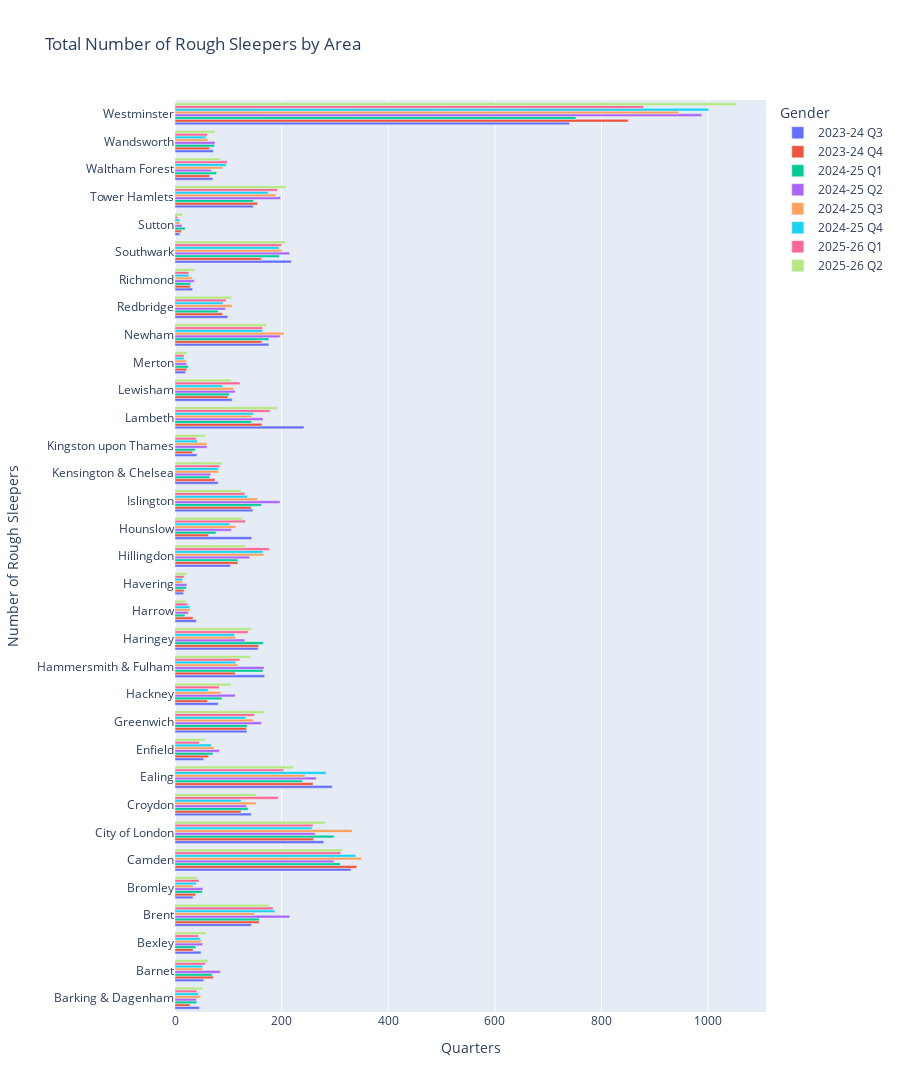

Here is the notebook cell this chart was saved with:
### Markdown cell above
### Clustered Horizontal Bar Chart of Rough Sleepers Grouped by Area Council

### Code cell
#show a clustered horizontal bar chart for the total number of rough sleepers by area for each quarter
import plotly.express as px
fig = px.bar(
    tot_rs_new,
    x=tot_rs_new.columns[1:],  # All quarter columns
    y='Area',
    orientation='h',
    title='Total Number of Rough Sleepers by Area for Each Quarter',
    labels={'value': 'Number of Rough Sleepers', 'Area': 'Area Council'},
    barmode='group'  # Clustered bars
)
# Increase the height of the plot for better readability
import plotly.express as px
fig.update_layout(
    title='Total Number of Rough Sleepers by Area',
    xaxis_title='Quarters',
    yaxis_title='Number of Rough Sleepers',
    barmode='group',       # Clustered bars
    height=2000,            # <--- CHANGE THIS VALUE    
    legend_title='Gender'
)
fig.show()

### Figure 1 — Plotly figure (JSON) as saved in the notebook; plotly's stock layout.template omitted (floating-point values rounded to 4 significant figures)
{"data": [{"alignmentgroup": "True", "hovertemplate": "variable=2023-24 Q3<br>Number of Rough Sleepers=%{x}<br>Area Council=%{y}<extra></extra>", "legendgroup": "2023-24 Q3", "marker": {"color": "#636efa", "pattern": {"shape": ""}}, "name": "2023-24 Q3", "offsetgroup": "2023-24 Q3", "orientation": "h", "showlegend": true, "textposition": "auto", "type": "bar", "x": [46, 54, 49, 143, 34, 330, 279, 143, 295, 54, 135, 81, 168, 156, 40, 16, 104, 144, 146, 81, 41, 242, 107, 20, 176, 99, 33, 218, 9, 147, 71, 72, 740], "xaxis": "x", "y": ["Barking & Dagenham", "Barnet", "Bexley", "Brent", "Bromley", "Camden", "City of London", "Croydon", "Ealing", "Enfield", "Greenwich", "Hackney", "Hammersmith & Fulham", "Haringey", "Harrow", "Havering", "Hillingdon", "Hounslow", "Islington", "Kensington & Chelsea", "Kingston upon Thames", "Lambeth", "Lewisham", "Merton", "Newham", "Redbridge", "Richmond", "Southwark", "Sutton", "Tower Hamlets", "Waltham Forest", "Wandsworth", "Westminster"], "yaxis": "y"}, {"alignmentgroup": "True", "hovertemplate": "variable=2023-24 Q4<br>Number of Rough Sleepers=%{x}<br>Area Council=%{y}<extra></extra>", "legendgroup": "2023-24 Q4", "marker": {"color": "#EF553B", "pattern": {"shape": ""}}, "name": "2023-24 Q4", "offsetgroup": "2023-24 Q4", "orientation": "h", "showlegend": true, "textposition": "auto", "type": "bar", "x": [28, 72, 34, 158, 39, 341, 260, 124, 259, 63, 134, 61, 113, 157, 34, 17, 118, 63, 143, 75, 33, 163, 99, 22, 163, 89, 29, 162, 12, 155, 65, 65, 850], "xaxis": "x", "y": ["Barking & Dagenham", "Barnet", "Bexley", "Brent", "Bromley", "Camden", "City of London", "Croydon", "Ealing", "Enfield", "Greenwich", "Hackney", "Hammersmith & Fulham", "Haringey", "Harrow", "Havering", "Hillingdon", "Hounslow", "Islington", "Kensington & Chelsea", "Kingston upon Thames", "Lambeth", "Lewisham", "Merton", "Newham", "Redbridge", "Richmond", "Southwark", "Sutton", "Tower Hamlets", "Waltham Forest", "Wandsworth", "Westminster"], "yaxis": "y"}, {"alignmentgroup": "True", "hovertemplate": "variable=2024-25 Q1<br>Number of Rough Sleepers=%{x}<br>Area Council=%{y}<extra></extra>", "legendgroup": "2024-25 Q1", "marker": {"color": "#00cc96", "pattern": {"shape": ""}}, "name": "2024-25 Q1", "offsetgroup": "2024-25 Q1", "orientation": "h", "showlegend": true, "textposition": "auto", "type": "bar", "x": [41, 70, 39, 158, 51, 310, 298, 137, 239, 71, 136, 88, 165, 166, 19, 21, 118, 77, 162, 65, 38, 144, 102, 25, 176, 81, 29, 196, 19, 147, 78, 74, 752], "xaxis": "x", "y": ["Barking & Dagenham", "Barnet", "Bexley", "Brent", "Bromley", "Camden", "City of London", "Croydon", "Ealing", "Enfield", "Greenwich", "Hackney", "Hammersmith & Fulham", "Haringey", "Harrow", "Havering", "Hillingdon", "Hounslow", "Islington", "Kensington & Chelsea", "Kingston upon Thames", "Lambeth", "Lewisham", "Merton", "Newham", "Redbridge", "Richmond", "Southwark", "Sutton", "Tower Hamlets", "Waltham Forest", "Wandsworth", "Westminster"], "yaxis": "y"}, {"alignmentgroup": "True", "hovertemplate": "variable=2024-25 Q2<br>Number of Rough Sleepers=%{x}<br>Area Council=%{y}<extra></extra>", "legendgroup": "2024-25 Q2", "marker": {"color": "#ab63fa", "pattern": {"shape": ""}}, "name": "2024-25 Q2", "offsetgroup": "2024-25 Q2", "orientation": "h", "showlegend": true, "textposition": "auto", "type": "bar", "x": [40, 85, 52, 215, 52, 298, 263, 134, 265, 83, 162, 113, 167, 131, 25, 22, 140, 106, 197, 67, 60, 165, 113, 22, 197, 95, 36, 215, 13, 198, 68, 75, 988], "xaxis": "x", "y": ["Barking & Dagenham", "Barnet", "Bexley", "Brent", "Bromley", "Camden", "City of London", "Croydon", "Ealing", "Enfield", "Greenwich", "Hackney", "Hammersmith & Fulham", "Haringey", "Harrow", "Havering", "Hillingdon", "Hounslow", "Islington", "Kensington & Chelsea", "Kingston upon Thames", "Lambeth", "Lewisham", "Merton", "Newham", "Redbridge", "Richmond", "Southwark", "Sutton", "Tower Hamlets", "Waltham Forest", "Wandsworth", "Westminster"], "yaxis": "y"}, {"alignmentgroup": "True", "hovertemplate": "variable=2024-25 Q3<br>Number of Rough Sleepers=%{x}<br>Area Council=%{y}<extra></extra>", "legendgroup": "2024-25 Q3", "marker": {"color": "#FFA15A", "pattern": {"shape": ""}}, "name": "2024-25 Q3", "offsetgroup": "2024-25 Q3", "orientation": "h", "showlegend": true, "textposition": "auto", "type": "bar", "x": [48, 52, 49, 149, 34, 350, 332, 152, 244, 73, 147, 86, 118, 114, 28, 14, 167, 114, 155, 82, 60, 144, 110, 21, 204, 107, 32, 201, 9, 189, 89, 62, 945], "xaxis": "x", "y": ["Barking & Dagenham", "Barnet", "Bexley", "Brent", "Bromley", "Camden", "City of London", "Croydon", "Ealing", "Enfield", "Greenwich", "Hackney", "Hammersmith & Fulham", "Haringey", "Harrow", "Havering", "Hillingdon", "Hounslow", "Islington", "Kensington & Chelsea", "Kingston upon Thames", "Lambeth", "Lewisham", "Merton", "Newham", "Redbridge", "Richmond", "Southwark", "Sutton", "Tower Hamlets", "Waltham Forest", "Wandsworth", "Westminster"], "yaxis": "y"}, {"alignmentgroup": "True", "hovertemplate": "variable=2024-25 Q4<br>Number of Rough Sleepers=%{x}<br>Area Council=%{y}<extra></extra>", "legendgroup": "2024-25 Q4", "marker": {"color": "#19d3f3", "pattern": {"shape": ""}}, "name": "2024-25 Q4", "offsetgroup": "2024-25 Q4", "orientation": "h", "showlegend": true, "textposition": "auto", "type": "bar", "x": [44, 52, 48, 187, 40, 339, 257, 124, 283, 68, 133, 62, 114, 112, 28, 14, 165, 103, 136, 81, 42, 147, 89, 17, 164, 90, 26, 195, 9, 175, 96, 58, 1001], "xaxis": "x", "y": ["Barking & Dagenham", "Barnet", "Bexley", "Brent", "Bromley", "Camden", "City of London", "Croydon", "Ealing", "Enfield", "Greenwich", "Hackney", "Hammersmith & Fulham", "Haringey", "Harrow", "Havering", "Hillingdon", "Hounslow", "Islington", "Kensington & Chelsea", "Kingston upon Thames", "Lambeth", "Lewisham", "Merton", "Newham", "Redbridge", "Richmond", "Southwark", "Sutton", "Tower Hamlets", "Waltham Forest", "Wandsworth", "Westminster"], "yaxis": "y"}, {"alignmentgroup": "True", "hovertemplate": "variable=2025-26 Q1<br>Number of Rough Sleepers=%{x}<br>Area Council=%{y}<extra></extra>", "legendgroup": "2025-26 Q1", "marker": {"color": "#FF6692", "pattern": {"shape": ""}}, "name": "2025-26 Q1", "offsetgroup": "2025-26 Q1", "orientation": "h", "showlegend": true, "textposition": "auto", "type": "bar", "x": [41, 57, 44, 184, 45, 311, 259, 194, 204, 46, 149, 83, 122, 137, 24, 17, 177, 132, 131, 84, 40, 178, 122, 17, 164, 96, 26, 200, 5, 192, 98, 61, 879], "xaxis": "x", "y": ["Barking & Dagenham", "Barnet", "Bexley", "Brent", "Bromley", "Camden", "City of London", "Croydon", "Ealing", "Enfield", "Greenwich", "Hackney", "Hammersmith & Fulham", "Haringey", "Harrow", "Havering", "Hillingdon", "Hounslow", "Islington", "Kensington & Chelsea", "Kingston upon Thames", "Lambeth", "Lewisham", "Merton", "Newham", "Redbridge", "Richmond", "Southwark", "Sutton", "Tower Hamlets", "Waltham Forest", "Wandsworth", "Westminster"], "yaxis": "y"}, {"alignmentgroup": "True", "hovertemplate": "variable=2025-26 Q2<br>Number of Rough Sleepers=%{x}<br>Area Council=%{y}<extra></extra>", "legendgroup": "2025-26 Q2", "marker": {"color": "#B6E880", "pattern": {"shape": ""}}, "name": "2025-26 Q2", "offsetgroup": "2025-26 Q2", "orientation": "h", "showlegend": true, "textposition": "auto", "type": "bar", "x": [51, 62, 58, 176, 41, 314, 282, 153, 222, 56, 167, 105, 141, 144, 21, 21, 132, 126, 124, 89, 57, 192, 106, 23, 171, 106, 37, 207, 14, 209, 85, 75, 1053], "xaxis": "x", "y": ["Barking & Dagenham", "Barnet", "Bexley", "Brent", "Bromley", "Camden", "City of London", "Croydon", "Ealing", "Enfield", "Greenwich", "Hackney", "Hammersmith & Fulham", "Haringey", "Harrow", "Havering", "Hillingdon", "Hounslow", "Islington", "Kensington & Chelsea", "Kingston upon Thames", "Lambeth", "Lewisham", "Merton", "Newham", "Redbridge", "Richmond", "Southwark", "Sutton", "Tower Hamlets", "Waltham Forest", "Wandsworth", "Westminster"], "yaxis": "y"}], "layout": {"barmode": "group", "height": 2000, "legend": {"title": {"text": "Gender"}, "tracegroupgap": 0}, "title": {"text": "Total Number of Rough Sleepers by Area"}, "xaxis": {"anchor": "y", "domain": [0, 1], "title": {"text": "Quarters"}}, "yaxis": {"anchor": "x", "domain": [0, 1], "title": {"text": "Number of Rough Sleepers"}}}}
